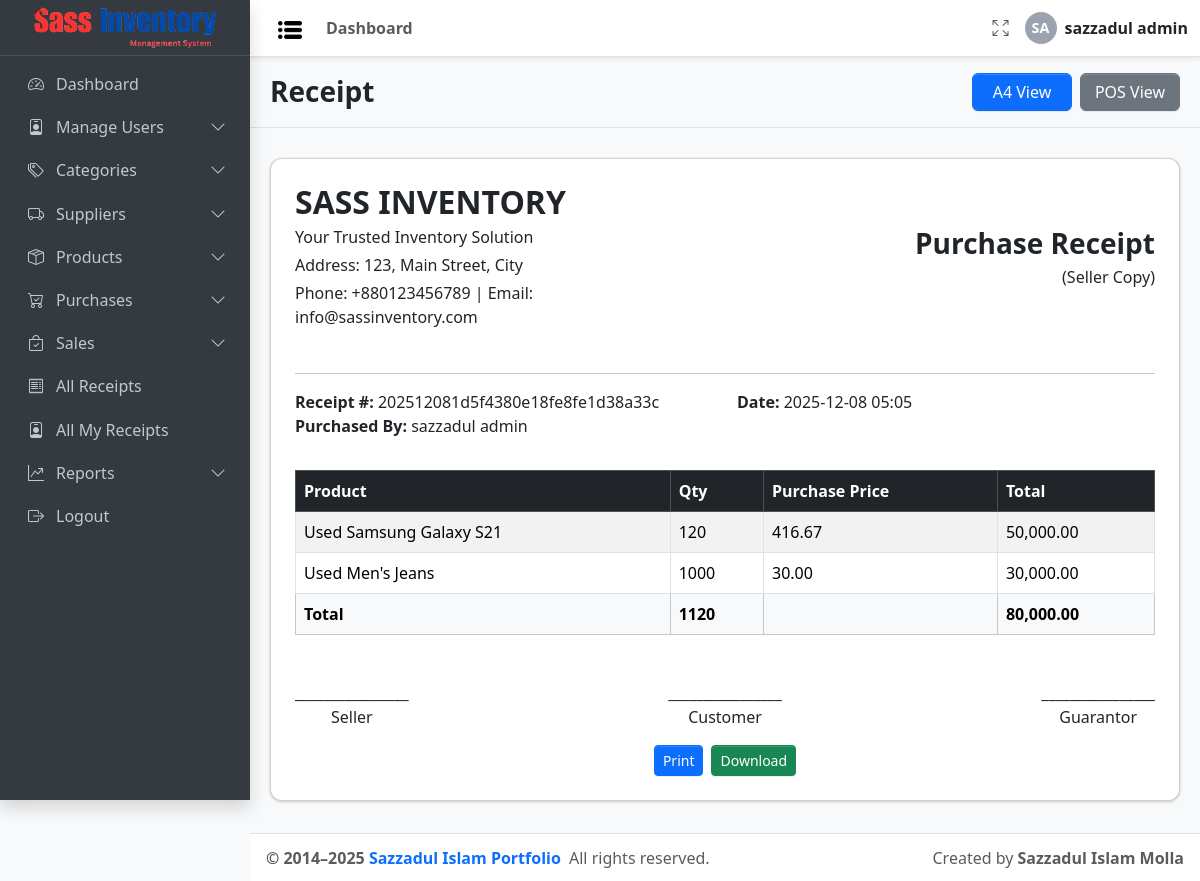
The page /receipts/receipt.php?id=6 (signed in) on the database its author committed.
### tables this page shows
CREATE TABLE `receipt` (
  `id` int(11) NOT NULL,
  `receipt_number` varchar(50) NOT NULL,
  `type` enum('purchase','sale') NOT NULL,
  `total_amount` decimal(12,2) NOT NULL DEFAULT 0.00,
  `created_by` int(11) NOT NULL,
  `created_at` timestamp NOT NULL DEFAULT current_timestamp(),
  `updated_at` timestamp NOT NULL DEFAULT current_timestamp() ON UPDATE current_timestamp()
);

CREATE TABLE `user` (
  `id` int(11) NOT NULL,
  `username` varchar(100) NOT NULL,
  `password` text DEFAULT NULL COMMENT 'Password must be hashed',
  `email` varchar(100) DEFAULT NULL,
  `role_id` int(11) NOT NULL COMMENT 'FK to role.id',
  `created_at` timestamp NOT NULL DEFAULT current_timestamp(),
  `updated_at` timestamp NOT NULL DEFAULT current_timestamp() COMMENT 'Auto-update on record change'
);

CREATE TABLE `purchase` (
  `id` int(11) NOT NULL,
  `product_id` int(11) NOT NULL,
  `supplier_id` int(11) DEFAULT NULL COMMENT 'Optional',
  `quantity` int(11) NOT NULL,
  `purchase_price` decimal(10,2) DEFAULT NULL,
  `purchase_date` date DEFAULT curdate(),
  `created_at` timestamp NOT NULL DEFAULT current_timestamp(),
  `updated_at` timestamp NOT NULL DEFAULT current_timestamp() COMMENT 'Auto-update on record change',
  `receipt_id` int(11) DEFAULT NULL,
  `purchased_by` int(11) NOT NULL
);

CREATE TABLE `product` (
  `id` int(11) NOT NULL,
  `name` varchar(100) NOT NULL,
  `sku` varchar(50) NOT NULL,
  `status` enum('active','inactive') NOT NULL DEFAULT 'active',
  `category_id` int(11) DEFAULT NULL COMMENT 'Nullable — ON DELETE SET NULL',
  `subcategory_id` int(11) DEFAULT NULL,
  `supplier_id` int(11) DEFAULT NULL COMMENT 'Nullable — ON DELETE SET NULL',
  `cost_price` decimal(10,2) NOT NULL,
  `selling_price` decimal(10,2) NOT NULL,
  `vat` decimal(5,2) NOT NULL DEFAULT 0.00,
  `price` decimal(10,2) NOT NULL,
  `quantity_in_stock` int(11) DEFAULT 0,
  `low_stock_limit` int(11) DEFAULT NULL,
  `description` text DEFAULT NULL,
  `image` varchar(255) DEFAULT NULL,
  `created_at` timestamp NOT NULL DEFAULT current_timestamp(),
  `updated_at` timestamp NOT NULL DEFAULT current_timestamp() COMMENT 'Auto-update on record change'
);

### config/db_config.php (called while the page is built, shortened)
<?php
$Project_URL = "http://localhost/Sass_Inventory_Management/";

### receipts/receipt.php (the view, shortened to what this page needs)
<?php
include_once __DIR__ . '/../config/auth_guard.php';
?>
<!doctype html>
<html lang="en">
<head>
  <link rel="stylesheet"
    href="https://cdn.jsdelivr.net/npm/@fontsource/source-sans-3@5.0.12/index.css"
    media="print" onload="this.media='all'" />
  <link rel="stylesheet" href="https://cdn.jsdelivr.net/npm/bootstrap-icons@1.13.1/font/bootstrap-icons.min.css" />
  <link rel="stylesheet" href="https://cdn.jsdelivr.net/npm/bootstrap@5.3.7/dist/css/bootstrap.min.css">
  <link rel="stylesheet" href="<?= $Project_URL ?>/css/adminlte.css" />
</head>
<?php
$receiptId = isset($_GET['id']) ? intval($_GET['id']) : 0;
$conn = connectDB();
$stmt = $conn->prepare("
    SELECT r.*, u.username AS user_name
    FROM receipt r
    LEFT JOIN user u ON r.created_by = u.id
    WHERE r.id = ?
");
$stmt->bind_param("i", $receiptId);
$stmt->execute();
$receipt = $stmt->get_result()->fetch_assoc();
$totalQty = 0;
$totalAmount = 0;
if ($receipt['type'] === 'sale') {
  $stmt = $conn->prepare("
        SELECT s.*, pr.name AS product_name
        FROM sale s
        LEFT JOIN product pr ON s.product_id = pr.id
        WHERE s.receipt_id = ?
    ");
} else if ($receipt['type'] === 'purchase') {
  $stmt = $conn->prepare("
        SELECT p.*, pr.name AS product_name, s.name AS supplier_name
        FROM purchase p
        LEFT JOIN product pr ON p.product_id = pr.id
        LEFT JOIN supplier s ON p.supplier_id = s.id
        WHERE p.receipt_id = ?
    ");
}
$stmt->bind_param("i", $receiptId);
$stmt->execute();
$items = $stmt->get_result()->fetch_all(MYSQLI_ASSOC);
if (!empty($items)) {
  foreach ($items as $item) {
    $totalQty += $item['quantity'];
    $totalAmount += ($receipt['type'] === 'sale') ? $item['sale_price'] : $item['purchase_price'];
  }
}
?>
<body class="layout-fixed sidebar-expand-lg bg-body-tertiary">
  <div class="app-wrapper">
    <?php include_once '../Inc/Navbar.php'; ?>
    <?php include_once '../Inc/Sidebar.php'; ?>
    <main class="app-main">
      <div class="app-content-header py-3 border-bottom">
        <div class="container-fluid d-flex justify-content-between align-items-center flex-wrap">
          <h3 class="mb-0" style="font-weight: 800;">Receipt</h3>
          <div class="d-flex gap-2">
            <button id="btnA4" class="btn btn-primary" style="width: 100px;">A4 View</button>
            <button id="btnPOS" class="btn btn-secondary" style="width: 100px;">POS View</button>
          </div>
        </div>
      </div>
      <div id="a4View" class="card p-4">
        <div class="row mb-4 align-items-center">
          <div class="col-md-6">
            <h2 class="fw-bold mb-1"><?= strtoupper($Project_Name ?? 'Sass Inventory') ?></h2>
            <p class="mb-1">Your Trusted Inventory Solution</p>
            <p class="mb-1">Address: 123, Main Street, City</p>
            <p class="mb-1">Phone: +880123456789 | Email: info@sassinventory.com</p>
          </div>
          <div class="col-md-6 text-md-end">
            <h3 class="fw-bold mb-1"><?= ucfirst($receipt['type']) ?> Receipt</h3>
            <p class="mb-0">(Seller Copy)</p>
          </div>
        </div>
        <hr>
        <div class="row mb-3">
          <div class="col-md-6"><strong>Receipt #:</strong> <?= htmlspecialchars($receipt['receipt_number']) ?></div>
          <div class="col-md-6"><strong>Date:</strong> <?= date('Y-m-d H:i', strtotime($receipt['created_at'])) ?></div>
          <div class="col-md-6"><strong><?= $receipt['type'] === 'sale' ? 'Sold By' : 'Purchased By' ?>:</strong> <?= htmlspecialchars($receipt['user_name']) ?></div>
        </div>
        <table class="table table-bordered table-striped mt-3">
          <thead class="table-dark">
            <tr>
              <th>Product</th>
              <th>Qty</th>
              <th><?= $receipt['type'] === 'sale' ? 'Unit Price' : 'Purchase Price' ?></th>
              <th>Total</th>
            </tr>
          </thead>
          <tbody>
            <?php foreach ($items as $item):
              $unitPrice = ($receipt['type'] === 'sale') ? $item['sale_price'] / $item['quantity'] : $item['purchase_price'] / $item['quantity'];
            ?>
              <tr>
                <td><?= htmlspecialchars($item['product_name']) ?></td>
                <td><?= $item['quantity'] ?></td>
                <td><?= number_format($unitPrice, 2) ?></td>
                <td><?= number_format(($receipt['type'] === 'sale' ? $item['sale_price'] : $item['purchase_price']), 2) ?></td>
              </tr>
            <?php endforeach; ?>
          </tbody>
          <tfoot class="table-light">
            <tr>
              <th>Total</th>
              <th><?= $totalQty ?></th>
              <th></th>
              <th><?= number_format($totalAmount, 2) ?></th>
            </tr>
          </tfoot>
        </table>
        <div class="signature">
          <div>________________<br>Seller</div>
          <div>________________<br>Customer</div>
          <div>________________<br>Guarantor</div>
        </div>
        <div class="mt-3 d-flex justify-content-center gap-2">
          <button class="btn btn-primary btn-sm" onclick="window.print()">Print</button>
          <button class="btn btn-success btn-sm" onclick="downloadPDF('a4View')">Download</button>
        </div>
      </div>
    </main>
    <?php include_once '../Inc/Footer.php'; ?>
  </div>
</body>
</html>

### receipts/receipt.php (style rules this page uses)
.card { border-radius: 12px; margin: 20px; margin-top: 30px; padding: 20px; margin-bottom: 20px; }
.table td, .table th { vertical-align: middle; }
.signature { margin-top: 30px; display: flex; justify-content: space-between; }
.signature div { text-align: center; }

### rows shown on the page
receipt: type "Purchase", receipt_number "202512081d5f4380e18fe8fe1d38a33c", created_at "2025-12-08 05:05", created_by.username "sazzadul admin"
purchase: product.name "Used Samsung Galaxy S21", quantity "120", unitPrice "416.67", receipt+purchase_price "50,000.00"
purchase: product.name "Used Men's Jeans", quantity "1000", unitPrice "30.00", receipt+purchase_price "30,000.00"

### other values the page prints
$childTitle "Dashboard"
$initials "SA"
$_SESSION['username'] "sazzadul admin"
$menu['title'] "Dashboard"
$menu['title'] "Manage Users"
$menu['title'] "Categories"
$menu['title'] "Suppliers"
$menu['title'] "Products"
$menu['title'] "Purchases"
$menu['title'] "Sales"
$menu['title'] "All Receipts"
$menu['title'] "All My Receipts"
$menu['title'] "Reports"
$menu['title'] "Logout"
$Project_Name "SASS INVENTORY"
